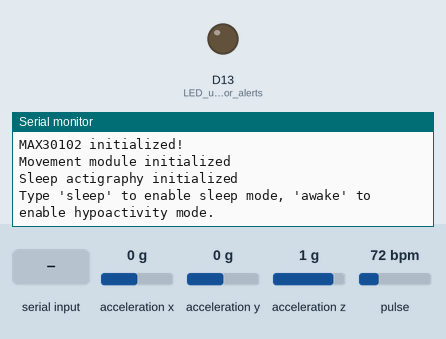
This sketch was run on a simulated Arduino Nano 33 BLE. Shown: output pins drawn as LEDs (lit = HIGH), the last lines printed to the serial monitor. Inputs (shaded band) come from the test bench; at power-on: acceleration x 0 g, acceleration y 0 g, acceleration z 1 g, pulse 72 bpm. Nothing arrives over Bluetooth unless stated; a phone connects over Bluetooth LE 3 s after start.

Above: at 1.2 s.
1.3 s: "sleep\n" received over Serial
At 2.5 s:
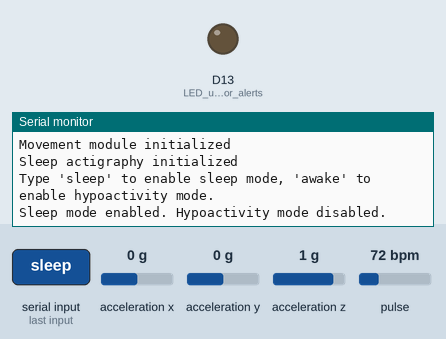
2.8 s: "awake\n" received over Serial
At 4.1 s:
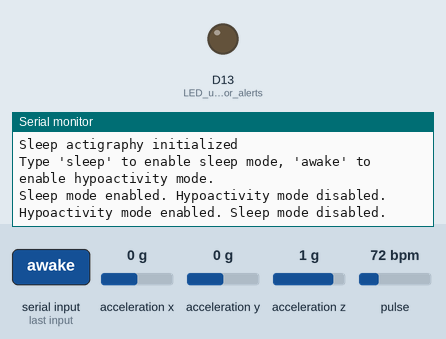

The sketch:

MovementMode.ino
```cpp
#include <Arduino_BMI270_BMM150.h>

// BLE send function defined elsewhere
extern void ble_send(const String &msg);

// Movement globals
static const float mv_movementThreshold = 0.75;     // Mean movement required to trigger ERRATIC
static const float mv_variabilityThreshold = 0.35;  // Std deviation required to trigger ERRATIC
static const float mv_hypoMeanThreshold = 0.05;     // Very low mean movement for HYPOACTIVITY
static const float mv_hypoVarThreshold = 0.05;      // Very low variability for HYPOACTIVITY
static const unsigned long mv_hypoRequiredTime = 300000; // Time in hypo state before alert (5 min)
static unsigned long mv_hypoStartTime = 0;           // Timestamp when hypo timer started
static bool mv_hypoTimerRunning = false;             // Tracks whether hypo timer is active

// Sampling window parameters
static const int mv_windowSize = 20;                 // Number of samples in window
static const int mv_sampleDelay = 100;               // ms between samples

// Circular buffer for delta movement values
static float mv_movementWindow[mv_windowSize];
static int mv_windowIndex = 0;                       // Current index in window
static bool mv_fullWindow = false;                   // True once buffer has wrapped once
static unsigned long mv_lastSampleTime = 0;          // Timestamp of last sample

static String mv_status = "UNKNOWN";                 // Current movement status

// --- Public interface ---
void movement_init() {
  mv_windowIndex = 0;
  mv_fullWindow = false;
  mv_lastSampleTime = millis();
  for(int i=0;i<mv_windowSize;i++) mv_movementWindow[i]=0;  // Clear movement buffer

  pinMode(LED_BUILTIN, OUTPUT);                      // LED used for alerts
  mv_status="IDLE";                                  // Initial state
  Serial.println("Movement module initialized");
}

String mv_getStatus() { return mv_status; }          // Return current movement state

void runMovement() {
  // Enforce sampling rate
  if(millis()-mv_lastSampleTime < mv_sampleDelay) return;
  mv_lastSampleTime = millis();

  // Previous and current accelerometer readings
  static float lastX=0, lastY=0, lastZ=0;
  float x=0,y=0,z=0;

  // Ensure IMU has new data
  if(IMU.accelerationAvailable()) IMU.readAcceleration(x,y,z);
  else return;

  // Compute delta movement (magnitude of difference)
  float delta = sqrt(pow(x-lastX,2)+pow(y-lastY,2)+pow(z-lastZ,2));

  // Add delta to circular window buffer
  mv_movementWindow[mv_windowIndex] = delta;
  mv_windowIndex = (mv_windowIndex+1)%mv_windowSize;
  if(mv_windowIndex==0) mv_fullWindow=true;          // Buffer is full after wrap

  // Process movement only when buffer is full
  if(mv_fullWindow){
    // Calculate mean movement
    float sum=0;
    for(int i=0;i<mv_windowSize;i++) sum+=mv_movementWindow[i];
    float mean=sum/mv_windowSize;

    // Calculate standard deviation (variability)
    float sqSum=0;
    for(int i=0;i<mv_windowSize;i++) sqSum+=pow(mv_movementWindow[i]-mean,2);
    float stddev = sqrt(sqSum/mv_windowSize);

    // ----- ERRATIC MOVEMENT DETECTION -----
    if(mean>mv_movementThreshold && stddev>mv_variabilityThreshold){
      mv_status="ERRATIC";
      digitalWrite(LED_BUILTIN,HIGH);                 // LED ON for alert
      String alert="ALERT: Erratic Movement Detected!\n";
      Serial.println(alert);
      ble_send(alert);                                // Send BLE alert
    }

    // ----- HYPOACTIVITY DETECTION -----
    else if(mean < mv_hypoMeanThreshold && stddev < mv_hypoVarThreshold) {

      // Start hypoactivity timer if not already running
      if(!mv_hypoTimerRunning) {
        mv_hypoTimerRunning = true;
        mv_hypoStartTime = millis();
        mv_status = "HYPO_TIMER_STARTED";             // Indicate timer started
      }

      unsigned long elapsed = millis() - mv_hypoStartTime;

      // If inactivity persisted long enough → hypoactivity alert
      if(elapsed >= mv_hypoRequiredTime) {
          mv_status = "HYPOACTIVITY";
          digitalWrite(LED_BUILTIN, HIGH);            // LED ON for alert
          String alert = "ALERT: Hypoactivity Detected!\n";
          Serial.println(alert);
          ble_send(alert);
      }
    }

    // ----- NORMAL MOVEMENT -----
    else {
      mv_hypoTimerRunning = false;                    // Reset hypo timer
      mv_status = "NORMAL";                           // Back to normal state
      digitalWrite(LED_BUILTIN, LOW);                 // LED OFF
    }
  }

  // Update previous acceleration values
  lastX=x; lastY=y; lastZ=z;
}
```

A_BLEGlobals.ino
```cpp
#include <ArduinoBLE.h>                 // BLE communication library
#include <Arduino_BMI270_BMM150.h>      // IMU sensor library (accelerometer/gyro/magnetometer)


// BLE UART service + characteristics

BLEService uartService("6E400001-B5A3-F393-E0A9-E50E24DCCA9E");
// Defines a custom BLE UART service using the Nordic UART UUID


BLEStringCharacteristic txChar(
  "6E400003-B5A3-F393-E0A9-E50E24DCCA9E",  // UUID for TX characteristic (Arduino → phone)
  BLENotify,                               // Enables notifications to send data to central device
  64                                       // Max string length
);


BLEStringCharacteristic rxChar(
  "6E400002-B5A3-F393-E0A9-E50E24DCCA9E",  // UUID for RX characteristic (phone → Arduino)
  BLEWrite,                                // Allows central device to write data to Arduino
  64                                       // Max string length
);
```

BLEControl.ino
```cpp
#include <ArduinoBLE.h>

// extern globals
// These BLE objects are defined elsewhere and shared across files
extern BLEService uartService;                // Custom BLE UART-like service
extern BLEStringCharacteristic txChar;        // TX characteristic (device → phone)
extern BLEStringCharacteristic rxChar;        // RX characteristic (phone → device)

void ble_init() {
  // Start BLE hardware and stack
  if (!BLE.begin()) {
    Serial.println("BLE failed to start!");
    while (1);  // Halt if BLE cannot initialize
  }

  // Set advertised device name
  BLE.setLocalName("Nano33BLE-Terminal");

  // Advertise the UART-like service
  BLE.setAdvertisedService(uartService);

  // Add TX and RX characteristics to the service
  uartService.addCharacteristic(txChar);
  uartService.addCharacteristic(rxChar);

  // Register the service with the BLE stack
  BLE.addService(uartService);

  // Begin advertising so phones can connect
  BLE.advertise();
  Serial.println("BLE ready. Waiting for Serial Bluetooth Terminal app...");
}

void ble_send(const String &msg) {
  // Check if a BLE central device is connected
  BLEDevice central = BLE.central();
  if (central && central.connected()) {
    // Write outgoing message to the TX characteristic
    txChar.writeValue(msg);
  }
}
```

HeartRate.ino
```cpp
// Heart Rate and SpO2 module
#include <DFRobot_MAX30102.h>
#include <Arduino_BMI270_BMM150.h>
#include <arduinoFFT.h>

extern void ble_send(const String &msg);   // BLE send function from main code

// --- MAX30102 sensor ---
static DFRobot_MAX30102 particleSensor;    // Heart rate / SpO2 sensor object

// --- Sampling parameters ---
#define HR_SAMPLING_FREQUENCY 100  // Sampling rate in Hz
#define HR_SAMPLES 256             // FFT / SpO2 buffer size
const int hr_samplePeriod = 1000 / HR_SAMPLING_FREQUENCY; // Sampling interval (ms)

// --- Buffers ---
static double hr_vReal[HR_SAMPLES];        // IR LED samples (filtered)
static double hr_vImag[HR_SAMPLES];        // FFT imaginary part (unused)
static double hr_redBuffer[HR_SAMPLES];    // Red LED samples
static int hr_sampleCounter = 0;           // Sample index
static unsigned long hr_lastSampleTime = 0; // Last sampling timestamp

// --- LMS filter for motion artifact removal ---
#define HR_LMS_MU 0.0001                    // Learning rate
#define HR_LMS_ORDER 4                      // Filter order
static double hr_w[HR_LMS_ORDER] = {0};     // LMS weights
static double hr_x[HR_LMS_ORDER] = {0};     // Input delay line
static double hr_y_hat = 0;                 // Predicted value
static double hr_e = 0;                     // Error output

// --- Beat detection ---
#define HR_MAX_BEATS 50                     // Max RR interval buffer size
static unsigned long hr_lastBeatTime = 0;   // Timestamp of previous beat
static double hr_rrIntervals[HR_MAX_BEATS]; // RR interval history
static int hr_rrCount = 0;                  // Number of stored RR intervals
static double hr_thresholdIR = 0;           // Adaptive IR threshold

// --- Last values ---
static double hr_lastBPM = 0;               // Last computed BPM
static double hr_lastSpO2 = 0;              // Last SpO2 %


// --- Functions ---
void hr_init() {
  Serial.println("Initializing MAX30102...");

  // Loop until sensor initializes successfully
  while (!particleSensor.begin()) {
    Serial.println("MAX30102 not found! Check wiring.");
    delay(1000);
  }
  Serial.println("MAX30102 initialized!");

  // Configure sensor parameters
  particleSensor.sensorConfiguration(60, SAMPLEAVG_8, MODE_MULTILED,
                                     SAMPLERATE_100, PULSEWIDTH_411, ADCRANGE_16384);

  // Reset counters and buffers
  hr_sampleCounter = 0;
  hr_lastSampleTime = millis();
  hr_rrCount = 0;
  hr_thresholdIR = 0;

  for (int i = 0; i < HR_SAMPLES; i++)
    hr_vReal[i] = hr_vImag[i] = hr_redBuffer[i] = 0;
}

// LMS filter (adaptive motion artifact suppression)
static double hr_lmsFilter(double desired, double reference) {
  // Shift delay line
  for (int i = HR_LMS_ORDER - 1; i > 0; i--) hr_x[i] = hr_x[i - 1];
  hr_x[0] = reference; // new reference = motion value

  // Predicted signal = Σ(w[i] * x[i])
  hr_y_hat = 0;
  for (int i = 0; i < HR_LMS_ORDER; i++) hr_y_hat += hr_w[i] * hr_x[i];

  // Error = IR - predicted motion
  hr_e = desired - hr_y_hat;

  // Update filter weights
  for (int i = 0; i < HR_LMS_ORDER; i++) hr_w[i] += 2 * HR_LMS_MU * hr_e * hr_x[i];

  return hr_e; // filtered IR signal
}

// Beat detection with motion rejection
static bool hr_detectBeat(double sample, double motion) {
  if (motion > 0.2) return false; // Ignore beats if too much motion

  static double prev = 0;         // Previous IR value
  static bool rising = false;     // Track rising edge
  double diff = sample - prev;    // Slope
  hr_thresholdIR = hr_thresholdIR * 0.99 + sample * 0.01; // Adaptive baseline

  if (diff > 0) rising = true; // still rising

  // Peak detection: slope flips + above threshold
  if (rising && diff < 0 && sample > hr_thresholdIR + 20) {
    rising = false;
    prev = sample;
    return true; // beat detected
  }
  prev = sample;
  return false;
}

// Calculate SpO2 using ratio of ratios
static void hr_calculateSpO2() {
  double redMax = hr_redBuffer[0], redMin = hr_redBuffer[0], redMean = 0;
  double irMax = hr_vReal[0], irMin = hr_vReal[0], irMean = 0;

  // Scan buffer for min, max, and mean
  for (int i = 0; i < HR_SAMPLES; i++) {
    redMean += hr_redBuffer[i];
    irMean += hr_vReal[i];
    if (hr_redBuffer[i] > redMax) redMax = hr_redBuffer[i];
    if (hr_redBuffer[i] < redMin) redMin = hr_redBuffer[i];
    if (hr_vReal[i] > irMax) irMax = hr_vReal[i];
    if (hr_vReal[i] < irMin) irMin = hr_vReal[i];
  }

  redMean /= HR_SAMPLES;
  irMean /= HR_SAMPLES;

  double acRed = redMax - redMin;  // AC component
  double acIR = irMax - irMin;    // AC component

  // Prevent division by zero or invalid data
  if (irMean == 0 || redMean == 0 || acIR == 0) {
    hr_lastSpO2 = 0;
    return;
  }

  // Ratio of ratios
  double R = (acRed / redMean) / (acIR / irMean);

  // Estimate SpO2 (empirical)
  hr_lastSpO2 = 110 - 12 * R;

  // Clamp to valid physiological range
  hr_lastSpO2 = constrain(hr_lastSpO2, 70, 100);
}

// --- Public getters ---
double hr_getLastBPM() { return hr_lastBPM; }
double hr_getSpO2() { return hr_lastSpO2; }


// --- Main update function ---
void hr_update() {
  // Enforce fixed sampling rate
  if (millis() - hr_lastSampleTime <= hr_samplePeriod) return;
  hr_lastSampleTime = millis();

  // Read MAX30102 samples
  double ir = particleSensor.getIR();
  double red = particleSensor.getRed();

  // Motion from IMU acceleration magnitude
  float ax=0, ay=0, az=0;
  double motion = 0;
  if(IMU.accelerationAvailable()){
    IMU.readAcceleration(ax, ay, az);
    motion = sqrt(ax*ax + ay*ay + az*az);
    motion = fabs(motion - 1.0); // remove gravity
  }

  // Apply LMS filter → motion artifact reduction
  double filteredIR = hr_lmsFilter(ir, motion);

  // Beat detection using filtered IR
  if(hr_detectBeat(filteredIR, motion)){
    unsigned long now = millis();

    // If previous beat exists → compute RR interval
    if(hr_lastBeatTime > 0){
      double rr = now - hr_lastBeatTime;

      // Store RR interval (with circular buffer behavior)
      if(hr_rrCount < HR_MAX_BEATS) hr_rrIntervals[hr_rrCount++] = rr;
      else {
        for(int i=1;i<HR_MAX_BEATS;i++) hr_rrIntervals[i-1]=hr_rrIntervals[i];
        hr_rrIntervals[HR_MAX_BEATS-1]=rr;
      }

      // BPM = 60,000 ms per minute / RR interval
      hr_lastBPM = 60000.0 / rr;
    }
    hr_lastBeatTime = now;


  }

  // Save samples for SpO2 calculation
  hr_vReal[hr_sampleCounter] = filteredIR;
  hr_redBuffer[hr_sampleCounter] = red;
  hr_vImag[hr_sampleCounter] = 0;

  hr_sampleCounter++;

  // When full buffer collected → compute SpO2
  if(hr_sampleCounter >= HR_SAMPLES){
    hr_calculateSpO2();
    hr_sampleCounter = 0;
  }
}
```

SleepMode.ino
```cpp
#include <Arduino_BMI270_BMM150.h>

extern void ble_send(const String &msg);

// Sleep globals
static const float sl_activityThreshold = 0.15;            // Threshold to classify low vs high activity for sleep detection
static const unsigned long sl_epochDuration = 10000;      // Duration of each activity evaluation window (10 seconds)
static unsigned long sl_lastEpochTime = 0;                // Timestamp of last epoch reset
static float sl_activitySum = 0;                          // Accumulated activity within the epoch
static int sl_sampleCount = 0;                            // Number of samples collected in this epoch
static String sl_status = "UNKNOWN";                      // Current sleep/wake status
static unsigned long sl_lastSleepDisruptionAlert = 0;     // Timestamp of last disruption alert sent
static const unsigned long sl_disruptionCooldown = 15000; // Minimum time between disruption alerts

void sleep_init() {
  sl_lastEpochTime = millis();                            // Initialize epoch timer
  sl_activitySum = 0;                                     // Reset activity accumulator
  sl_sampleCount = 0;                                     // Reset sample counter
  sl_status = "IDLE";                                     // Initial state
  Serial.println("Sleep actigraphy initialized");         // Debug message
}

String sl_getStatus() { return sl_status; }               // Return the current sleep status

void runSleepActigraphy() {
  float ax=0, ay=0, az=0;

  // Read accelerometer if available
  if(IMU.accelerationAvailable()){
    IMU.readAcceleration(ax,ay,az);                       // Read acceleration values
    float accMag = sqrt(ax*ax+ay*ay+az*az);               // Compute magnitude of acceleration vector
    float activity = fabs(accMag-1.0);                    // Remove gravity to get movement magnitude
    sl_activitySum += activity;                           // Add to epoch activity
    sl_sampleCount++;                                     // Increment sample count
  }

  unsigned long currentTime = millis();

  // Check if the epoch duration has passed
  if(currentTime-sl_lastEpochTime >= sl_epochDuration){
    float averageActivity=0;

    // Calculate average activity if samples exist
    if(sl_sampleCount>0) averageActivity = sl_activitySum/sl_sampleCount;

    // Classify the epoch as sleep or wake
    if(averageActivity < sl_activityThreshold){
      sl_status="SLEEP";                                  // Low activity = sleep
      Serial.println("Epoch: SLEEP");
    }
    else{
      sl_status="WAKE";                                   // High activity = awake
      Serial.println("Epoch: WAKE");

      // Trigger sleep disruption alert if cooldown period passed
      if(millis()-sl_lastSleepDisruptionAlert > sl_disruptionCooldown){
        String alert="ALERT: Sleep disruption (activity spike)\n";
        Serial.println(alert);
        ble_send(alert);                                   // Send alert over BLE
        sl_lastSleepDisruptionAlert=millis();              // Reset cooldown timer
      }
    }

    // Debug print for average activity in G units
    Serial.print("Avg activity (G's): ");
    Serial.println(averageActivity,3);

    // Reset epoch accumulators for next window
    sl_activitySum=0;
    sl_sampleCount=0;
    sl_lastEpochTime=currentTime;
  }
}
```

Source omitted: main.ino (4158 bytes)

Measured:
- after the input at 1.3 s, the serial monitor: prints a new line at once (image 1)
- after the input at 2.8 s, the serial monitor: prints a new line at once (image 2)
